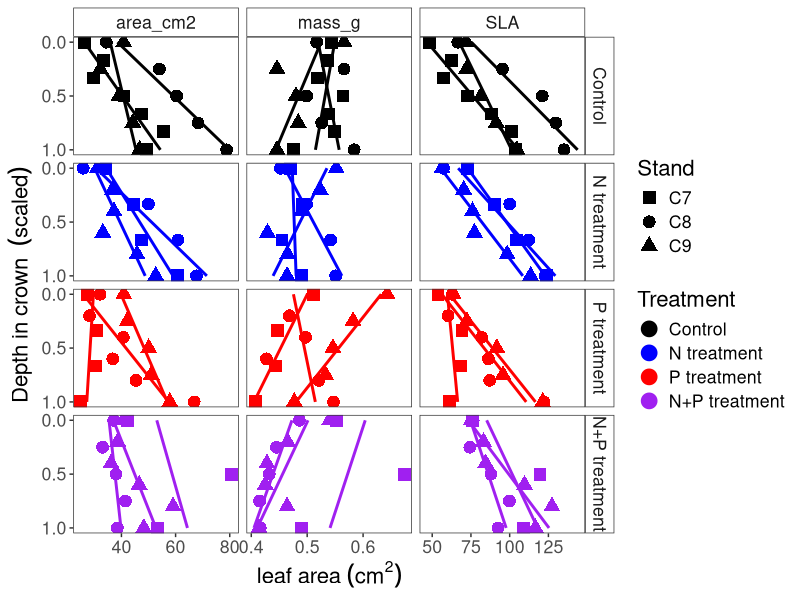
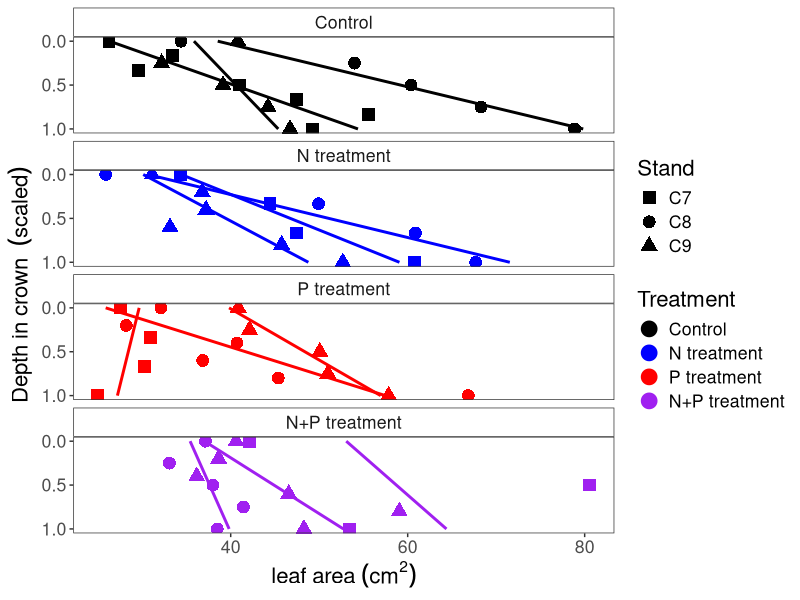
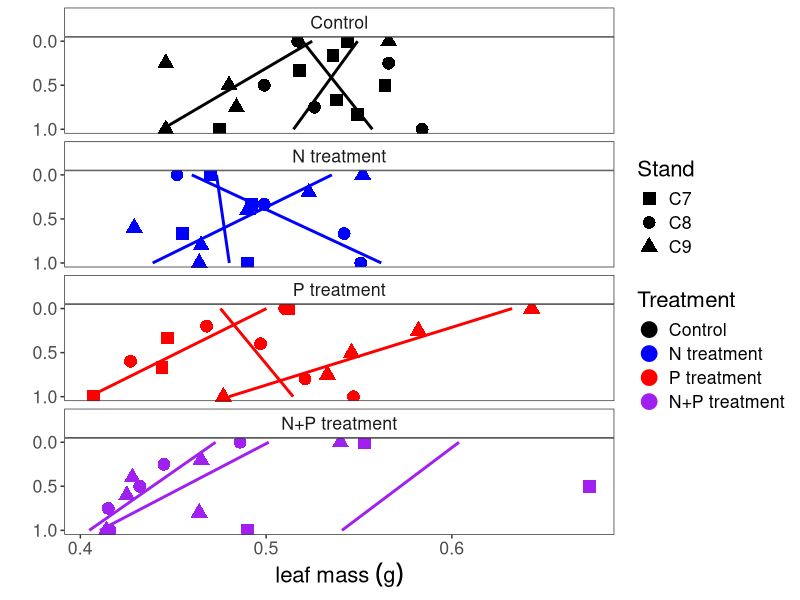
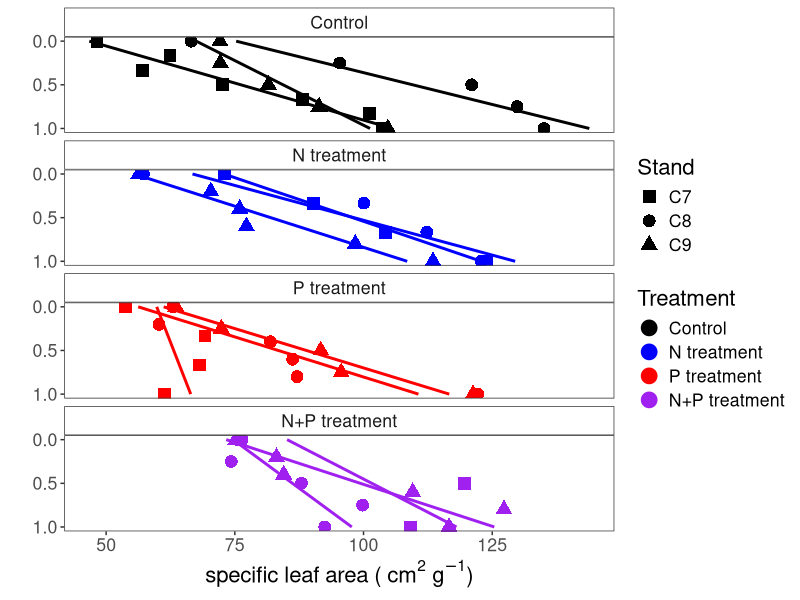
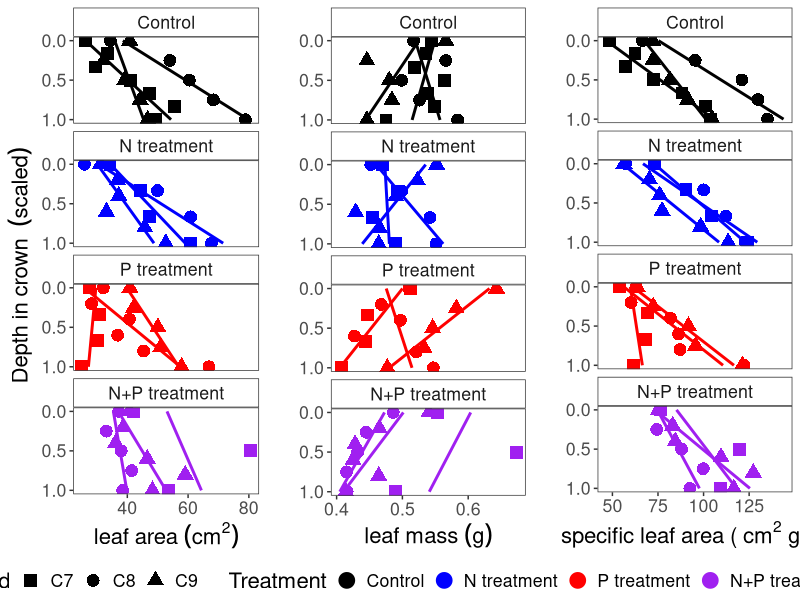
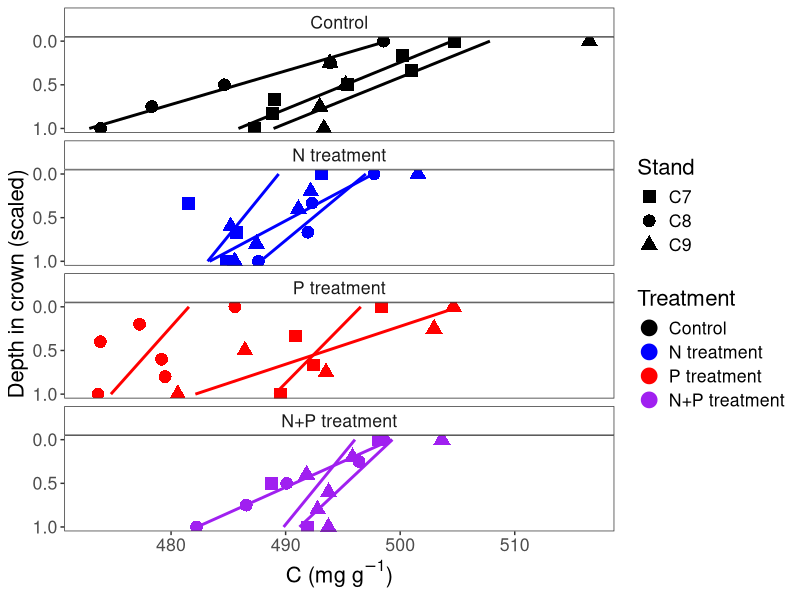
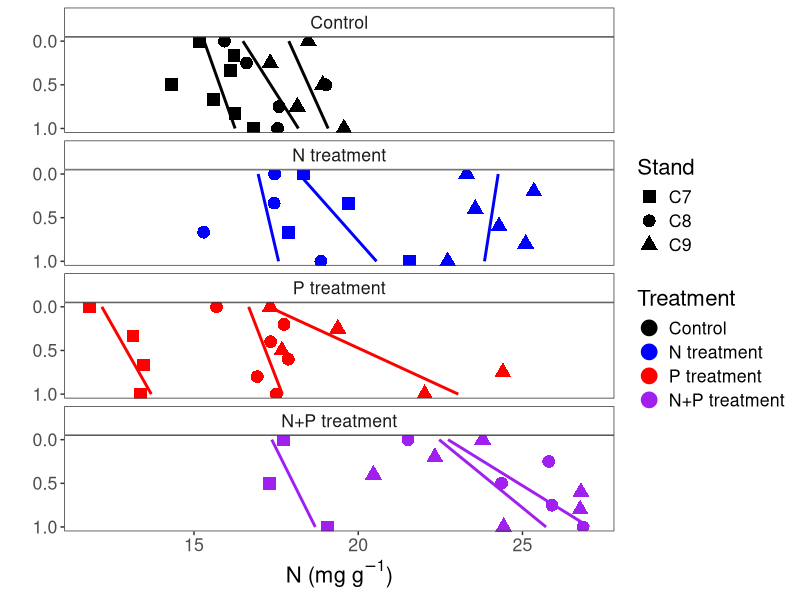
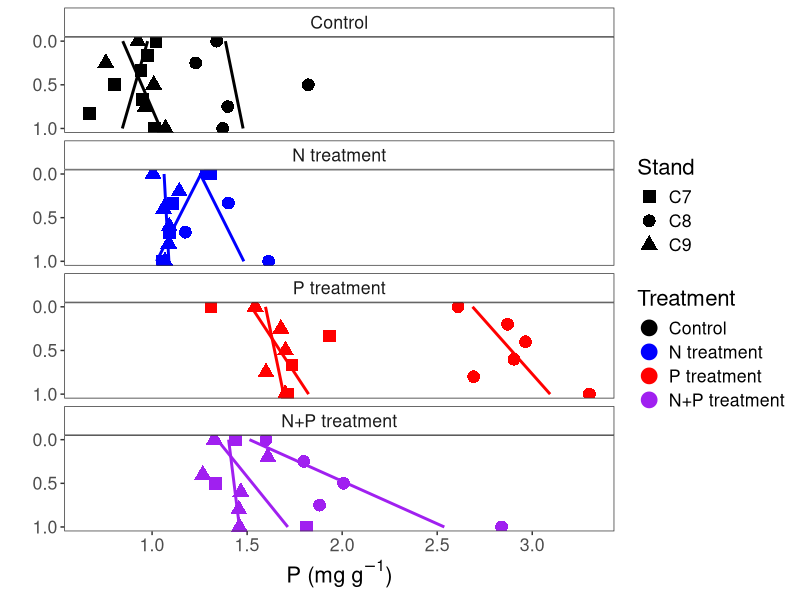

These figures' R source, in order: (Note: this script raises an error after producing the figures.)

## R code for creating graphs in sugar maple crown N*P.
## Alex Young   5/14/2020
## alexyoung.116@gmail.com

library(ggplot2)
library(ggpubr)
library(tidyr)
library(patchwork)

samp<-read.csv("Data/MELNHE_SugarMapleCrownDepth.csv", header=T)


samp$Treatment <- factor(samp$trmt,levels=c("Control","N treatment","P treatment","N+P treatment"))
head(samp)
str(samp)


f1<-   samp[,c("scaled", "Stand","Tree_ID","Treatment","area_cm2","mass_g","SLA")]
f1<-gather(f1, "var","value",5:7)

head(f1)
ggplot(f1, aes(x=scaled, y=value, col=Treatment, shape=Stand, group=Tree_ID))+
  scale_color_manual(values=c("black","blue","red", "purple"))+
  scale_shape_manual(values=c(15,16,17))+ 
  geom_point(aes(group=Tree_ID), size=3, stroke=2)+
  geom_smooth(method="lm",size=1, se=F,show.legend = FALSE, aes(size=1.4))+
  labs(y = bquote('leaf area'~(cm^2)), x = bquote('Depth in crown '~(scaled)))+coord_flip()+
  facet_wrap(~Treatment, nrow=4,strip.position="top")+
  theme_bw()+theme(strip.background =element_rect(fill="white"))+theme(plot.title = element_text(hjust = 0.5))+  theme(text=element_text(size=16))+
  theme(panel.grid.major = element_blank(),panel.grid.minor = element_blank())+
  scale_x_reverse( lim=c(1,0), breaks=seq(0,1,.5))+facet_grid(Treatment~var, scales="free")


########################
# Figure 1!
f.area<-ggplot(samp, aes(x=scaled, y=area_cm2, col=Treatment, shape=Stand, group=Tree_ID))+
  scale_color_manual(values=c("black","blue","red", "purple"))+
  scale_shape_manual(values=c(15,16,17))+ 
  geom_point(aes(group=Tree_ID), size=3, stroke=2)+
  geom_smooth(method="lm",size=1, se=F,show.legend = FALSE, aes(size=1.4))+
  labs(y = bquote('leaf area'~(cm^2)), x = bquote('Depth in crown '~(scaled)))+coord_flip()+
  facet_wrap(~Treatment, nrow=4,strip.position="top")+
  theme_bw()+theme(strip.background =element_rect(fill="white"))+theme(plot.title = element_text(hjust = 0.5))+  theme(text=element_text(size=16))+
  theme(panel.grid.major = element_blank(),panel.grid.minor = element_blank())+
  scale_x_reverse( lim=c(1,0), breaks=seq(0,1,.5))
f.area

f.mass<-ggplot(samp, aes(x=scaled, y=mass_g, col=Treatment, shape=Stand, group=Tree_ID))+
  scale_color_manual(values=c("black","blue","red", "purple"))+
  scale_shape_manual(values=c(15,16,17))+ 
  geom_point(aes(group=Tree_ID), size=3, stroke=2)+
  geom_smooth(method="lm",size=1, se=F,show.legend = FALSE, aes(size=1.4))+
  labs(y = bquote('leaf mass'~(g)), x = bquote(''))+coord_flip()+
  facet_wrap(~Treatment, nrow=4,strip.position="top")+
  theme_bw()+theme(strip.background =element_rect(fill="white"))+theme(plot.title = element_text(hjust = 0.5))+  theme(text=element_text(size=16))+
  theme(panel.grid.major = element_blank(),panel.grid.minor = element_blank())+
  scale_x_reverse( lim=c(1,0), breaks=seq(0,1,.5)) 
f.mass

f.sla<-ggplot(samp, aes(x=scaled, y=SLA, col=Treatment, shape=Stand, group=Tree_ID))+
  scale_color_manual(values=c("black","blue","red", "purple"))+
  scale_shape_manual(values=c(15,16,17))+ 
  geom_point(aes(group=Tree_ID), size=3, stroke=2)+
  geom_smooth(method="lm",size=1, se=F,show.legend = FALSE, aes(size=1.4))+
  labs(y = bquote('specific leaf area ('~cm^2~g^-1*')'), x = bquote(''))+coord_flip()+
  facet_wrap(~Treatment, nrow=4,strip.position="top")+
  theme_bw()+theme(strip.background =element_rect(fill="white"))+theme(plot.title = element_text(hjust = 0.5))+  theme(text=element_text(size=16))+
  theme(panel.grid.major = element_blank(),panel.grid.minor = element_blank())+
  scale_x_reverse( lim=c(1,0), breaks=seq(0,1,.5))
f.sla

## FIGURE 1!
f1<-ggarrange(f.area, f.mass, f.sla, nrow=1, ncol=3, common.legend=T, legend="bottom")
f1



# For pdf.
#dpi=300    #pixels per square inch
#tiff("thesis_fig_1.tif", width=12*dpi, height=8*dpi, res=dpi)
#f1
#dev.off()



##  FIGURE 3!
f.C<-ggplot(samp, aes(x=scaled, y=C, col=Treatment, shape=Stand, group=Tree_ID))+
  scale_color_manual(values=c("black","blue","red", "purple"))+
  scale_shape_manual(values=c(15,16,17))+ 
  geom_point(aes(group=Tree_ID), size=3, stroke=2)+
  geom_smooth(method="lm",size=1, se=F,show.legend = FALSE, aes(size=1.4))+
  ylab("C (mg"~g^-1*")")+xlab("Depth in crown (scaled)")+coord_flip()+
  facet_wrap(~Treatment, nrow=4,strip.position="top")+
  theme_bw()+theme(strip.background =element_rect(fill="white"))+theme(plot.title = element_text(hjust = 0.5))+  theme(text=element_text(size=16))+
  theme(panel.grid.major = element_blank(),panel.grid.minor = element_blank())+
  scale_x_reverse( lim=c(1,0), breaks=seq(0,1,.5))
f.C


f.N<-ggplot(samp, aes(x=scaled, y=N, col=Treatment, shape=Stand, group=Tree_ID))+
  scale_color_manual(values=c("black","blue","red", "purple"))+
  scale_shape_manual(values=c(15,16,17))+ 
  geom_point(aes(group=Tree_ID), size=3, stroke=2)+
  geom_smooth(method="lm",size=1, se=F,show.legend = FALSE, aes(size=1.4))+
  ylab("N (mg"~g^-1*")")+xlab("")+coord_flip()+
  facet_wrap(~Treatment, nrow=4,strip.position="top")+
  theme_bw()+theme(strip.background =element_rect(fill="white"))+theme(plot.title = element_text(hjust = 0.5))+  theme(text=element_text(size=16))+
  theme(panel.grid.major = element_blank(),panel.grid.minor = element_blank())+
  scale_x_reverse( lim=c(1,0), breaks=seq(0,1,.5))
f.N

f.P<-ggplot(samp, aes(x=scaled, y=P, col=Treatment, shape=Stand, group=Tree_ID))+
  scale_color_manual(values=c("black","blue","red", "purple"))+
  scale_shape_manual(values=c(15,16,17))+ 
  geom_point(aes(group=Tree_ID), size=3, stroke=2)+
  geom_smooth(method="lm",size=1, se=F,show.legend = FALSE, aes(size=1.4))+
  ylab("P (mg"~g^-1*")")+xlab("")+coord_flip()+
  facet_wrap(~Treatment, nrow=4,strip.position="top")+
  theme_bw()+theme(strip.background =element_rect(fill="white"))+theme(plot.title = element_text(hjust = 0.5))+  theme(text=element_text(size=16))+
  theme(panel.grid.major = element_blank(),panel.grid.minor = element_blank())+
  scale_x_reverse( lim=c(1,0), breaks=seq(0,1,.5))
f.P

f.NP<-ggplot(samp, aes(x=scaled, y=N_P, col=Treatment, shape=Stand, group=Tree_ID))+
  scale_color_manual(values=c("black","blue","red", "purple"))+
  scale_shape_manual(values=c(15,16,17))+ 
  geom_point(aes(group=Tree_ID), size=3, stroke=2)+
  geom_smooth(method="lm",size=1, se=F,show.legend = FALSE, aes(size=1.4))+
  ylab("N:P ratio")+xlab("")+coord_flip()+
  facet_wrap(~Treatment, nrow=4,strip.position="top")+
  theme_bw()+theme(strip.background =element_rect(fill="white"))+theme(plot.title = element_text(hjust = 0.5))+  theme(text=element_text(size=16))+
  theme(panel.grid.major = element_blank(),panel.grid.minor = element_blank())+
  scale_x_reverse( lim=c(1,0), breaks=seq(0,1,.5))
f.NP

# Figure 3!
f3<-ggarrange(f.C, f.N, f.P,f.NP , nrow=1, ncol=4, common.legend = T, legend="bottom")
f3

# For pdf
#dpi=300    #pixels per square inch
#tiff("thesis_fig_3.tif", width=12*dpi, height=8*dpi, res=dpi)
#f3
#dev.off()


## Figure 4!
f.ca<-ggplot(samp, aes(x=scaled, y=Ca, col=Treatment, shape=Stand, group=Tree_ID))+
  scale_color_manual(values=c("black","blue","red", "purple"))+
  scale_shape_manual(values=c(15,16,17))+ 
  geom_point(aes(group=Tree_ID), size=3, stroke=2)+
  geom_smooth(method="lm",size=1, se=F,show.legend = FALSE, aes(size=1.4))+
  ylab("Ca (mg"~g^-1*")")+xlab("Depth in crown (scaled)")+coord_flip()+
  facet_wrap(~Treatment, nrow=4,strip.position="top")+#geom_hline(yintercept=5.5, linetype="dashed", size=2)+
  theme_bw()+theme(strip.background =element_rect(fill="white"))+theme(plot.title = element_text(hjust = 0.5))+  theme(text=element_text(size=16))+
  theme(panel.grid.major = element_blank(),panel.grid.minor = element_blank())+
  scale_x_reverse( lim=c(1,0), breaks=seq(0,1,.5))
f.ca

f.mg<-ggplot(samp, aes(x=scaled, y=Mg, col=Treatment, shape=Stand, group=Tree_ID))+
  scale_color_manual(values=c("black","blue","red", "purple"))+
  scale_shape_manual(values=c(15,16,17))+ 
  geom_point(aes(group=Tree_ID), size=3, stroke=2)+
  geom_smooth(method="lm",size=1, se=F,show.legend = FALSE, aes(size=1.4))+
  ylab("Mg (mg"~g^-1*")")+xlab("")+coord_flip()+
  facet_wrap(~Treatment, nrow=4,strip.position="top")+
  theme_bw()+theme(strip.background =element_rect(fill="white"))+theme(plot.title = element_text(hjust = 0.5))+  theme(text=element_text(size=16))+
  theme(panel.grid.major = element_blank(),panel.grid.minor = element_blank())+
  scale_x_reverse( lim=c(1,0), breaks=seq(0,1,.5))
f.mg

ggarrange(f.C, f.mg, common.legend=T, legend="bottom")

f.mn<-ggplot(samp, aes(x=scaled, y=Mn, col=Treatment, shape=Stand, group=Tree_ID))+
  scale_color_manual(values=c("black","blue","red", "purple"))+
  scale_shape_manual(values=c(15,16,17))+ 
  geom_point(aes(group=Tree_ID), size=3, stroke=2)+
  geom_smooth(method="lm",size=1, se=F,show.legend = FALSE, aes(size=1.4))+
  ylab("Mn (mg"~g^-1*")")+xlab("")+coord_flip()+
  facet_wrap(~Treatment, nrow=4,strip.position="top")+
  theme_bw()+theme(strip.background =element_rect(fill="white"))+theme(plot.title = element_text(hjust = 0.5))+  theme(text=element_text(size=16))+
  theme(panel.grid.major = element_blank(),panel.grid.minor = element_blank())+
  scale_x_reverse( lim=c(1,0), breaks=seq(0,1,.5))
f.mn

f.al<-ggplot(samp, aes(x=scaled, y=Al, col=Treatment, shape=Stand, group=Tree_ID))+
  scale_color_manual(values=c("black","blue","red", "purple"))+
  scale_shape_manual(values=c(15,16,17))+ 
  geom_point(aes(group=Tree_ID), size=3, stroke=2)+
  geom_smooth(method="lm",size=1, se=F,show.legend = FALSE, aes(size=1.4))+
  ylab("Al (mg"~g^-1*")")+xlab("")+coord_flip()+
  facet_wrap(~Treatment, nrow=4,strip.position="top")+
  theme_bw()+theme(strip.background =element_rect(fill="white"))+theme(plot.title = element_text(hjust = 0.5))+  theme(text=element_text(size=16))+
  theme(panel.grid.major = element_blank(),panel.grid.minor = element_blank())+
  scale_x_reverse( lim=c(1,0), breaks=seq(0,1,.5))
f.al



f.b<-ggplot(samp, aes(x=scaled, y=B, col=Treatment, shape=Stand, group=Tree_ID))+
  scale_color_manual(values=c("black","blue","red", "purple"))+
  scale_shape_manual(values=c(15,16,17))+ 
  geom_point(aes(group=Tree_ID), size=3, stroke=2)+
  geom_smooth(method="lm",size=1, se=F,show.legend = FALSE, aes(size=1.4))+
  ylab("B (mg"~g^-1*")")+xlab("")+coord_flip()+
  facet_wrap(~Treatment, nrow=4,strip.position="top")+
  theme_bw()+theme(strip.background =element_rect(fill="white"))+theme(plot.title = element_text(hjust = 0.5))+  theme(text=element_text(size=16))+
  theme(panel.grid.major = element_blank(),panel.grid.minor = element_blank())+
  scale_x_reverse( lim=c(1,0), breaks=seq(0,1,.5))
f.b

f.zn<-ggplot(samp, aes(x=scaled, y=Zn, col=Treatment, shape=Stand, group=Tree_ID))+
  scale_color_manual(values=c("black","blue","red", "purple"))+
  scale_shape_manual(values=c(15,16,17))+ 
  geom_point(aes(group=Tree_ID), size=3, stroke=2)+
  geom_smooth(method="lm",size=1, se=F,show.legend = FALSE, aes(size=1.4))+
  ylab("Zn (mg"~g^-1*")")+xlab("")+coord_flip()+
  facet_wrap(~Treatment, nrow=4,strip.position="top")+
  theme_bw()+theme(strip.background =element_rect(fill="white"))+theme(plot.title = element_text(hjust = 0.5))+  theme(text=element_text(size=16))+
  theme(panel.grid.major = element_blank(),panel.grid.minor = element_blank())+
  scale_x_reverse( lim=c(1,0), breaks=seq(0,1,.5))
f.zn

# Figure 4!
f4<-ggarrange(f.ca, f.mg, f.mn, f.al, f.b, f.zn, nrow=1, ncol=6, common.legend = T, legend="bottom")
f4

#dpi=300    #pixels per square inch
#tiff("thesis_fig_4.tif", width=12*dpi, height=8*dpi, res=dpi)
#f4
#dev.off()


# FIGURE 5 BELOW!


f.chl<-ggplot(samp, aes(x=scaled, y=total.chl, col=Treatment, shape=Stand, group=Tree_ID))+
  scale_color_manual(values=c("black","blue","red", "purple"))+
  scale_shape_manual(values=c(15,16,17))+ 
  geom_point(aes(group=Tree_ID), size=3, stroke=2)+
  geom_smooth(method="lm",size=1, se=F,show.legend = FALSE, aes(size=1.4))+
  ylab("chlorophyll (mg"~g^-1*" FW)")+xlab("Depth in crown (scaled)")+coord_flip()+
  facet_wrap(~Treatment, nrow=4,strip.position="top")+
  theme_bw()+theme(strip.background =element_rect(fill="white"))+theme(plot.title = element_text(hjust = 0.5))+  theme(text=element_text(size=16))+
  theme(panel.grid.major = element_blank(),panel.grid.minor = element_blank())+
  scale_x_reverse( lim=c(1,0), breaks=seq(0,1,.5))
f.chl

f.chl.r<-ggplot(samp, aes(x=scaled, y=Chl.R, col=Treatment, shape=Stand, group=Tree_ID))+
  scale_color_manual(values=c("black","blue","red", "purple"))+
  scale_shape_manual(values=c(15,16,17))+ 
  geom_point(aes(group=Tree_ID), size=3, stroke=2)+
  geom_smooth(method="lm",size=1, se=F,show.legend = FALSE, aes(size=1.4))+
  ylab("chlorophyll a:b")+xlab("")+coord_flip()+
  facet_wrap(~Treatment, nrow=4,strip.position="top")+
  theme_bw()+theme(strip.background =element_rect(fill="white"))+theme(plot.title = element_text(hjust = 0.5))+  theme(text=element_text(size=16))+
  theme(panel.grid.major = element_blank(),panel.grid.minor = element_blank())+
  scale_x_reverse( lim=c(1,0), breaks=seq(0,1,.5))
f.chl.r

f.carot<-ggplot(samp, aes(x=scaled, y=carot, col=Treatment, shape=Stand, group=Tree_ID))+
  scale_color_manual(values=c("black","blue","red", "purple"))+
  scale_shape_manual(values=c(15,16,17))+ 
  geom_point(aes(group=Tree_ID), size=3, stroke=2)+
  geom_smooth(method="lm",size=1, se=F,show.legend = FALSE, aes(size=1.4))+
  ylab("carotenoids (mg"~g^-1*" FW)")+xlab("")+coord_flip()+
  facet_wrap(~Treatment, nrow=4,strip.position="top")+
  theme_bw()+theme(strip.background =element_rect(fill="white"))+theme(plot.title = element_text(hjust = 0.5))+  theme(text=element_text(size=16))+
  theme(panel.grid.major = element_blank(),panel.grid.minor = element_blank())+
  scale_x_reverse( lim=c(1,0), breaks=seq(0,1,.5))
f.carot



# Figure 5!
f5<-ggarrange(f.chl,f.carot,f.chl.r, nrow=1, ncol=3, common.legend=T, legend="bottom")
f5

# for pdf.
#dpi=300    #pixels per square inch
#tiff("thesis_fig_5.tif", width=12*dpi, height=8*dpi, res=dpi)
#f5
#dev.off()


## Figure 6! amino acids
f.glu<-ggplot(samp, aes(x=scaled, y=Glu, col=Treatment, shape=Stand, group=Tree_ID))+
  scale_color_manual(values=c("black","blue","red", "purple"))+
  scale_shape_manual(values=c(15,16,17))+ 
  geom_point(aes(group=Tree_ID), size=3, stroke=2)+
  geom_smooth(method="lm",size=1, se=F,show.legend = FALSE, aes(size=1.4))+
  ylab("glutamic acid (nmol"~g^-1*" FW)")+xlab("")+coord_flip()+
  facet_wrap(~Treatment, nrow=4,strip.position="top")+
  theme_bw()+theme(strip.background =element_rect(fill="white"))+theme(plot.title = element_text(hjust = 0.5))+  theme(text=element_text(size=16))+
  theme(panel.grid.major = element_blank(),panel.grid.minor = element_blank())+
  scale_x_reverse( lim=c(1,0), breaks=seq(0,1,.5))
f.glu

f.ala<-ggplot(samp, aes(x=scaled, y=Ala, col=Treatment, shape=Stand, group=Tree_ID))+
  scale_color_manual(values=c("black","blue","red", "purple"))+
  scale_shape_manual(values=c(15,16,17))+ 
  geom_point(aes(group=Tree_ID), size=3, stroke=2)+
  geom_smooth(method="lm",size=1, se=F,show.legend = FALSE, aes(size=1.4))+
  ylab("alanine (nmol"~g^-1*" FW)")+xlab("Depth in crown (scaled)")+coord_flip()+
  facet_wrap(~Treatment, nrow=4,strip.position="top")+
  theme_bw()+theme(strip.background =element_rect(fill="white"))+theme(plot.title = element_text(hjust = 0.5))+  theme(text=element_text(size=16))+
  theme(panel.grid.major = element_blank(),panel.grid.minor = element_blank())+
  scale_x_reverse( lim=c(1,0), breaks=seq(0,1,.5))
f.ala

f.gaba<-ggplot(samp, aes(x=scaled, y=GABA, col=Treatment, shape=Stand, group=Tree_ID))+
  scale_color_manual(values=c("black","blue","red", "purple"))+
  scale_shape_manual(values=c(15,16,17))+ 
  geom_point(aes(group=Tree_ID), size=3, stroke=2)+
  geom_smooth(method="lm",size=1, se=F,show.legend = FALSE, aes(size=1.4))+
  ylab("GABA (nmol"~g^-1*" FW)")+xlab("")+coord_flip()+
  facet_wrap(~Treatment, nrow=4,strip.position="top")+
  theme_bw()+theme(strip.background =element_rect(fill="white"))+theme(plot.title = element_text(hjust = 0.5))+  theme(text=element_text(size=16))+
  theme(panel.grid.major = element_blank(),panel.grid.minor = element_blank())+
  scale_x_reverse( lim=c(1,0), breaks=seq(0,1,.5))
f.gaba

f.val<-ggplot(samp, aes(x=scaled, y=Val, col=Treatment, shape=Stand, group=Tree_ID))+
  scale_color_manual(values=c("black","blue","red", "purple"))+
  scale_shape_manual(values=c(15,16,17))+ 
  geom_point(aes(group=Tree_ID), size=3, stroke=2)+
  geom_smooth(method="lm",size=1, se=F,show.legend = FALSE, aes(size=1.4))+
  ylab("valine (nmol"~g^-1*" FW)")+xlab("")+coord_flip()+
  facet_wrap(~Treatment, nrow=4,strip.position="top")+
  theme_bw()+theme(strip.background =element_rect(fill="white"))+theme(plot.title = element_text(hjust = 0.5))+  theme(text=element_text(size=16))+
  theme(panel.grid.major = element_blank(),panel.grid.minor = element_blank())+
  scale_x_reverse( lim=c(1,0), breaks=seq(0,1,.5))
f.val


f.pro<-ggplot(samp, aes(x=scaled, y=protein, col=Treatment, shape=Stand, group=Tree_ID))+
  scale_color_manual(values=c("black","blue","red", "purple"))+
  scale_shape_manual(values=c(15,16,17))+ 
  geom_point(aes(group=Tree_ID), size=3, stroke=2)+
  geom_smooth(method="lm",size=1, se=F,show.legend = FALSE, aes(size=1.4))+
  labs(y = bquote("soluble protein (mg"~g^-1*" FW)"), x = "")+coord_flip()+
  facet_wrap(~Treatment, nrow=4,strip.position="top")+
  theme_bw()+theme(strip.background =element_rect(fill="white"))+theme(plot.title = element_text(hjust = 0.5))+  theme(text=element_text(size=16))+
  theme(panel.grid.major = element_blank(),panel.grid.minor = element_blank())+
  scale_x_reverse( lim=c(1,0), breaks=seq(0,1,.5))
f.pro


f6<-ggarrange(f.ala, f.glu, f.val, f.gaba, f.pro, nrow=1, ncol=5, common.legend=T, legend="bottom")
f6

## FIGURE 6! pdf.
#dpi=300    #pixels per square inch
#tiff("thesis_fig_6.tif", width=12*dpi, height=8*dpi, res=dpi)
#f6
#dev.off()



# Figure 7! Polyamines

f.put<-ggplot(samp, aes(x=scaled, y=Put, col=Treatment, shape=Stand, group=Tree_ID))+
  scale_color_manual(values=c("black","blue","red", "purple"))+
  scale_shape_manual(values=c(15,16,17))+ 
  geom_point(aes(group=Tree_ID), size=3, stroke=2)+
  geom_smooth(method="lm",size=1, se=F,show.legend = FALSE, aes(size=1.4))+
  ylab("putrescine (nmol"~g^-1*" FW)")+xlab("Depth in crown (scaled)")+coord_flip()+
  facet_wrap(~Treatment, nrow=4,strip.position="top")+
  theme_bw()+theme(strip.background =element_rect(fill="white"))+theme(plot.title = element_text(hjust = 0.5))+  theme(text=element_text(size=16))+
  theme(panel.grid.major = element_blank(),panel.grid.minor = element_blank())+
  scale_x_reverse( lim=c(1,0), breaks=seq(0,1,.5))
f.put

f.spd<-ggplot(samp, aes(x=scaled, y=Spd, col=Treatment, shape=Stand, group=Tree_ID))+
  scale_color_manual(values=c("black","blue","red", "purple"))+
  scale_shape_manual(values=c(15,16,17))+ 
  geom_point(aes(group=Tree_ID), size=3, stroke=2)+
  geom_smooth(method="lm",size=1, se=F,show.legend = FALSE, aes(size=1.4))+
  ylab("spermidine (nmol"~g^-1*" FW)")+xlab("")+coord_flip()+
  facet_wrap(~Treatment, nrow=4,strip.position="top")+
  theme_bw()+theme(strip.background =element_rect(fill="white"))+theme(plot.title = element_text(hjust = 0.5))+  theme(text=element_text(size=16))+
  theme(panel.grid.major = element_blank(),panel.grid.minor = element_blank())+
  scale_x_reverse( lim=c(1,0), breaks=seq(0,1,.5))
f.spd

f.spm<-ggplot(samp, aes(x=scaled, y=Spm, col=Treatment, shape=Stand, group=Tree_ID))+
  scale_color_manual(values=c("black","blue","red", "purple"))+
  scale_shape_manual(values=c(15,16,17))+ 
  geom_point(aes(group=Tree_ID), size=3, stroke=2)+
  geom_smooth(method="lm",size=1, se=F,show.legend = FALSE, aes(size=1.4))+
  ylab("spermine (nmol"~g^-1*" FW)")+xlab("")+coord_flip()+
  facet_wrap(~Treatment, nrow=4,strip.position="top")+
  theme_bw()+theme(strip.background =element_rect(fill="white"))+theme(plot.title = element_text(hjust = 0.5))+  theme(text=element_text(size=16))+
  theme(panel.grid.major = element_blank(),panel.grid.minor = element_blank())+
  scale_x_reverse( lim=c(1,0), breaks=seq(0,1,.5))
f.spm

f7<-ggarrange(f.put, f.spd, f.spm, nrow=1, ncol=3, common.legend=T, legend="bottom")
f7

## FIGURE 7!
# for pdf.
#f7
#dpi=300
#tiff("thesis_fig_7.tif", width=12*dpi, height=8*dpi, res=dpi)
#dev.off()
